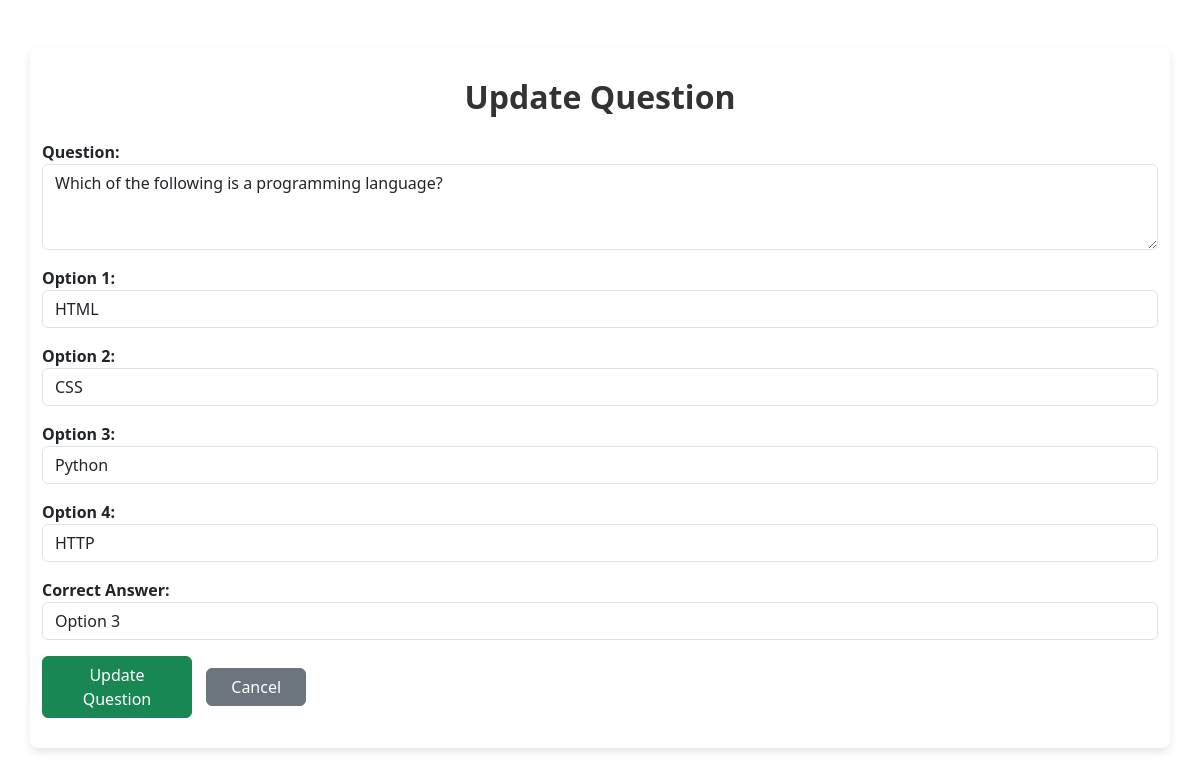
The page /question_update/1 on the database its author committed.
### Exam_Portel/models.py (models this page shows, shortened)
class Questions(models.Model):
    question_text = models.CharField(max_length=100,null=True,blank=True)
    option1 = models.CharField(max_length=100,null=True,blank=True)
    option2 = models.CharField(max_length=100,null=True,blank=True)
    option3 = models.CharField(max_length=100,null=True,blank=True)
    option4 = models.CharField(max_length=100,null=True,blank=True)
    ANSWER_CHOICES = (
        ('option1', 'Option 1'),
        ('option2', 'Option 2'),
        ('option3', 'Option 3'),
        ('option4', 'Option 4'),
    )
    correct_answer = models.CharField(max_length=10, choices=ANSWER_CHOICES)

### Exam_Portel/views.py (the view, shortened to what this page needs)
# urls.py: path('question_update/<int:id>',views.question_update,name='question_update'),
def question_update(request, id):
    question = get_object_or_404(Questions, id=id)
    return render(request, 'admin/question_update.html', {'question': question})

### Exam_Portel/templates/admin/question_update.html (shortened to what this page needs)
{% load static %}
<!DOCTYPE html>
<html lang="en">
<head>
    <link rel="stylesheet" href="{% static 'css/admin/question_update.css' %}">
    <link href="https://cdn.jsdelivr.net/npm/bootstrap@5.3.2/dist/css/bootstrap.min.css" rel="stylesheet">
</head>
<body>
<div class="container mt-5 update-form">
    <h2 class="text-center mb-4">Update Question</h2>
    <form action="{% url 'question_update' question.id %}" method="POST">
        <div class="form-group mb-3">
            <label for="question_text">Question:</label>
            <textarea name="question_text" id="question_text" class="form-control" rows="3" required>{{ question.question_text }}</textarea>
        </div>
        <div class="form-group mb-3">
            <label>Option 1:</label>
            <input type="text" name="option1" class="form-control" value="{{ question.option1 }}" required>
        </div>
        <div class="form-group mb-3">
            <label>Option 2:</label>
            <input type="text" name="option2" class="form-control" value="{{ question.option2 }}" required>
        </div>
        <div class="form-group mb-3">
            <label>Option 3:</label>
            <input type="text" name="option3" class="form-control" value="{{ question.option3 }}" required>
        </div>
        <div class="form-group mb-3">
            <label>Option 4:</label>
            <input type="text" name="option4" class="form-control" value="{{ question.option4 }}" required>
        </div>
        <div class="form-group mb-3">
            <label>Correct Answer:</label>
            <select name="correct_answer" class="form-control" required>
                <option value="option3" {% if question.correct_answer == 'option3' %}selected{% endif %}>Option 3</option>
            </select>
        </div>
        <button type="submit" class="btn btn-success">Update Question</button>
        <a href="{% url 'view_questions' %}" class="btn btn-secondary">Cancel</a>
    </form>
</div>
</body>
</html>

### Exam_Portel/static/css/admin/question_update.css (style rules this page uses)
body { background-color: #f8f9fa; font-family: 'Segoe UI', Tahoma, Geneva, Verdana, sans-serif; }
.update-form { background: white; padding: 30px; border-radius: 8px; box-shadow: 0 4px 8px rgba(0, 0, 0, 0.1); max-width: 700px; }
.update-form h2 { font-weight: 600; color: #333; }
label { font-weight: 600; }
.btn-success { width: 150px; }
.btn-secondary { width: 100px; margin-left: 10px; }

### rows shown on the page
Questions: question_text "Which of the following is a programming language?", option1 "HTML", option2 "CSS", option3 "Python", option4 "HTTP", correct_answer "Option 3"
